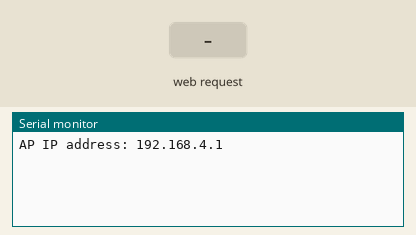
Bench run of a sketch on a simulated ESP8266 (NodeMCU). On the bench: the last lines printed to the serial monitor. The test bench sets the inputs (shaded band).

Above: at 1.2 s.
1.3 s: HTTP request GET /test received
At 1.7 s:
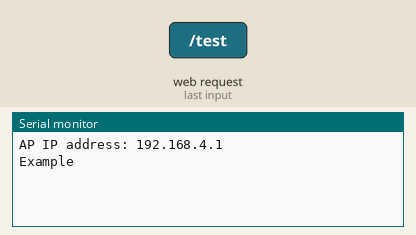
2.8 s: HTTP request GET /test?m2n=1 received
At 4.1 s:
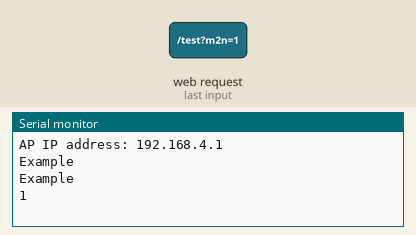

The sketch:

terminal2.ino
```cpp
#include <ESP8266WiFi.h>
#include <WiFiClient.h>
#include <ESP8266WebServer.h>

ESP8266WebServer server(80);

const char* ssid = "NodeMCU ESP8266 (Mithun)";

String str="";

void setup() {

  Serial.begin(115200);

  // Connecting WiFi

  WiFi.mode(WIFI_AP);
  WiFi.softAP(ssid, "87654321");

  Serial.print("\nAP IP address: ");
  Serial.println(WiFi.softAPIP());

  // Starting WEB-server
  server.on ( "/test", fnc );
  server.onNotFound ( html );
  server.begin();
}

void loop() {
  server.handleClient();
  if (!server.hasArg("m2n")||str==server.arg("m2n")) {
    return;
  }
  str = server.arg("m2n");
  Serial.println(str);

}
void fnc(){
  Serial.println("Example");
  server.send (200, "<!DOCTYPE HTML>");
}

void html() {
  server.send (200, "<!DOCTYPE HTML>");
}
```

Measured:
- after the input at 1.3 s, the serial monitor: prints a new line at once (image 1)
- after the input at 2.8 s, the serial monitor: prints a new line at once (image 2)
